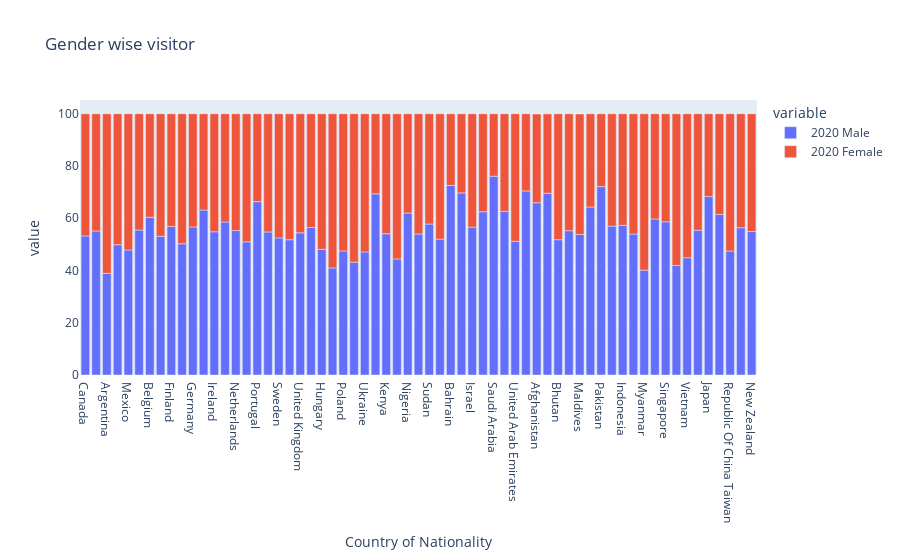

The notebook cell this image was saved under:
### Code cell
px.bar(df, df.index,['2020 Male','2020 Female'], title='Gender wise visitor')

### Figure 1 — Plotly figure (JSON) as saved in the notebook; plotly's stock layout.template omitted (floating-point values rounded to 4 significant figures)
{"data": [{"alignmentgroup": "True", "hovertemplate": "variable=2020 Male<br>Country of Nationality=%{x}<br>value=%{y}<extra></extra>", "legendgroup": "2020 Male", "marker": {"color": "#636efa", "pattern": {"shape": ""}}, "name": "2020 Male", "offsetgroup": "2020 Male", "orientation": "v", "showlegend": true, "textposition": "auto", "type": "bar", "x": ["Canada", "United States Of America", "Argentina", "Brazil", "Mexico", "Austria", "Belgium", "Denmark", "Finland", "France", "Germany", "Greece", "Ireland", "Italy", "Netherlands", "Norway", "Portugal", "Spain", "Sweden", "Switzerland", "United Kingdom", "Czech Rep.", "Hungary", "Kazakhstan", "Poland", "Russian Federation", "Ukraine", "Egypt", "Kenya", "Mauritius", "Nigeria", "South Africa", "Sudan", "Tanzania", "Bahrain", "Iraq", "Israel", "Oman", "Saudi Arabia", "Turkey", "United Arab Emirates", "Yemen", "Afghanistan", "Bangladesh", "Bhutan", "Iran", "Maldives", "Nepal", "Pakistan", "Sri Lanka", "Indonesia", "Malaysia", "Myanmar", "Philippines", "Singapore", "Thailand", "Vietnam", "China", "Japan", "Korea (Republic Of ", "Republic Of China Taiwan", "Australia", "New Zealand"], "xaxis": "x", "y": [53.23, 55.13, 38.91, 49.86, 47.86, 55.48, 60.38, 53.08, 56.87, 50.23, 56.68, 63.14, 54.83, 58.57, 55.29, 50.96, 66.37, 54.76, 52.48, 51.78, 54.41, 56.47, 48.08, 40.99, 47.5, 43.19, 47.12, 69.34, 54.07, 44.43, 62.01, 54, 57.79, 52.01, 72.56, 69.71, 56.62, 62.51, 76.1, 62.63, 51.17, 70.45, 65.94, 69.58, 51.79, 55.23, 53.8, 64.3, 72.11, 57, 57.28, 53.95, 40.14, 59.72, 58.66, 41.92, 44.87, 55.4, 68.3, 61.48, 47.47, 56.37, 54.9], "yaxis": "y"}, {"alignmentgroup": "True", "hovertemplate": "variable=2020 Female<br>Country of Nationality=%{x}<br>value=%{y}<extra></extra>", "legendgroup": "2020 Female", "marker": {"color": "#EF553B", "pattern": {"shape": ""}}, "name": "2020 Female", "offsetgroup": "2020 Female", "orientation": "v", "showlegend": true, "textposition": "auto", "type": "bar", "x": ["Canada", "United States Of America", "Argentina", "Brazil", "Mexico", "Austria", "Belgium", "Denmark", "Finland", "France", "Germany", "Greece", "Ireland", "Italy", "Netherlands", "Norway", "Portugal", "Spain", "Sweden", "Switzerland", "United Kingdom", "Czech Rep.", "Hungary", "Kazakhstan", "Poland", "Russian Federation", "Ukraine", "Egypt", "Kenya", "Mauritius", "Nigeria", "South Africa", "Sudan", "Tanzania", "Bahrain", "Iraq", "Israel", "Oman", "Saudi Arabia", "Turkey", "United Arab Emirates", "Yemen", "Afghanistan", "Bangladesh", "Bhutan", "Iran", "Maldives", "Nepal", "Pakistan", "Sri Lanka", "Indonesia", "Malaysia", "Myanmar", "Philippines", "Singapore", "Thailand", "Vietnam", "China", "Japan", "Korea (Republic Of ", "Republic Of China Taiwan", "Australia", "New Zealand"], "xaxis": "x", "y": [46.77, 44.87, 61.09, 50.14, 52.14, 44.52, 39.62, 46.92, 43.13, 49.77, 43.32, 36.86, 45.17, 41.43, 44.71, 49.04, 33.63, 45.24, 47.52, 48.22, 45.59, 43.53, 51.92, 59.01, 52.5, 56.81, 52.88, 30.66, 45.93, 55.57, 37.99, 46, 42.21, 47.99, 27.44, 30.29, 43.38, 37.49, 23.9, 37.37, 48.83, 29.55, 34, 30.4, 48.21, 44.77, 46.14, 35.7, 27.89, 43, 42.72, 46.05, 59.86, 40.28, 41.34, 58.08, 55.13, 44.6, 31.7, 38.52, 52.53, 43.63, 45.1], "yaxis": "y"}], "layout": {"barmode": "relative", "legend": {"title": {"text": "variable"}, "tracegroupgap": 0}, "title": {"text": "Gender wise visitor"}, "xaxis": {"anchor": "y", "domain": [0, 1], "title": {"text": "Country of Nationality"}}, "yaxis": {"anchor": "x", "domain": [0, 1], "title": {"text": "value"}}}}
